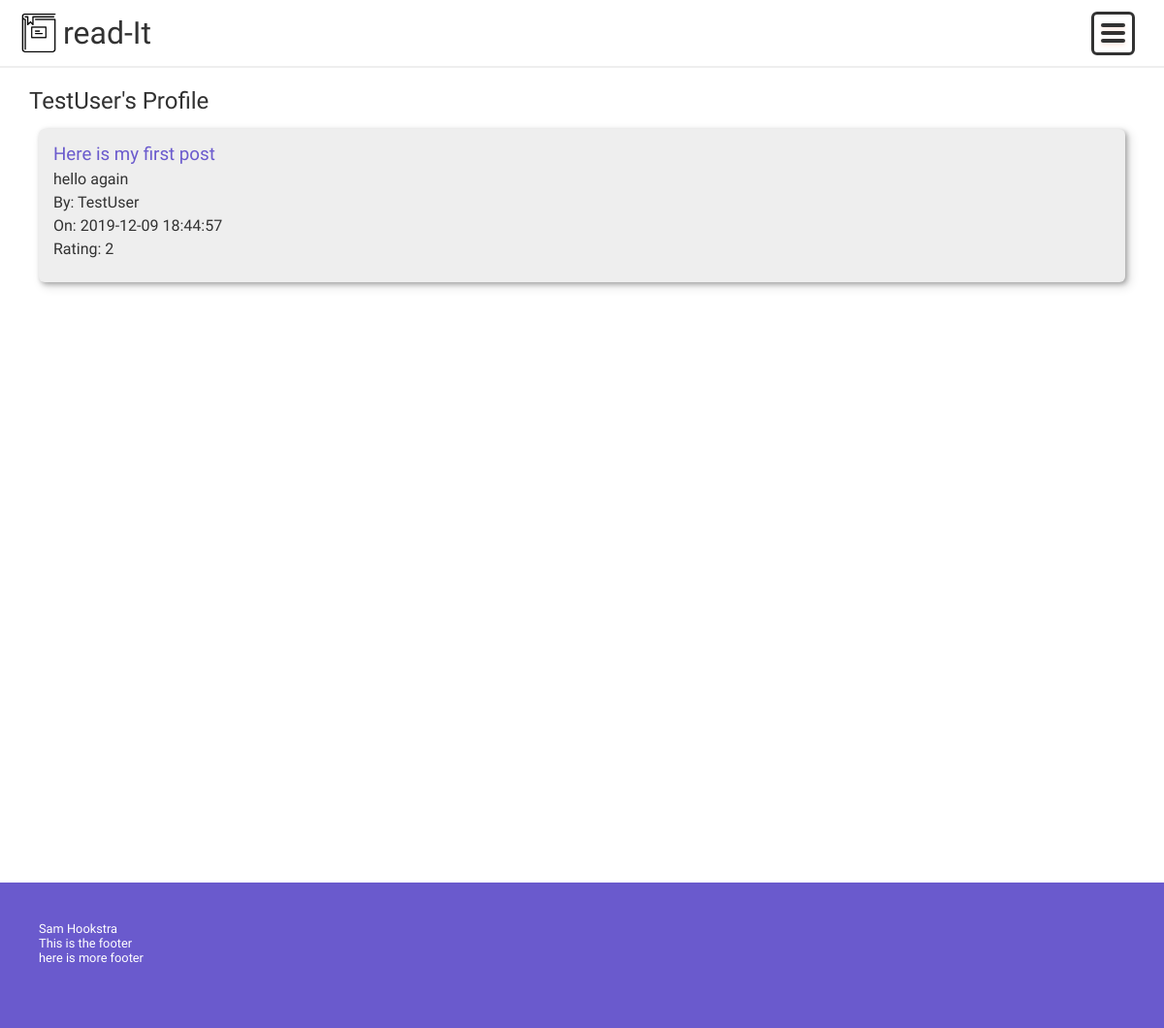
The page /index.php?action=viewUser&userID=38 on the database its author committed.
### tables this page shows
CREATE TABLE `users` (
  `userID` int(11) NOT NULL,
  `username` varchar(32) NOT NULL,
  `email` varchar(64) NOT NULL,
  `password` varchar(128) NOT NULL
);

CREATE TABLE `posts` (
  `postID` int(11) NOT NULL,
  `subredditID` int(11) NOT NULL,
  `userID` int(11) NOT NULL,
  `postTitle` varchar(64) NOT NULL,
  `postContent` varchar(1500) NOT NULL,
  `postTime` datetime NOT NULL DEFAULT CURRENT_TIMESTAMP,
  `rating` int(11) NOT NULL DEFAULT '0'
);

### models/userDA.php (called while the page is built, shortened)
<?php
require_once('models/database.php');
require_once('models/user.php');
class userDA
{
    public static function get_all()
    {
        $db = Database::getDB();
        $queryUsers = 'SELECT * FROM users';
        $statement = $db->prepare($queryUsers);
        $statement->execute();
        $rows = $statement->fetchAll();
        foreach ($rows as $value) {
            $user = new user($value['userID'], $value['username'], $value['email'], $value['password']);
            $users[] = $user;
        }
        return $users;
    }
    public static function getUserByID($userID)
    {
        $db = Database::getDB();
        $queryUser = 'SELECT * FROM users where userID = :userID';
        $statement = $db->prepare($queryUser);
        $statement->bindValue(':userID', $userID);
        $statement->execute();
        $rows = $statement->fetchAll();
        foreach ($rows as $value) {
            $user = new user($value['userID'], $value['username'], $value['email'], $value['password']);
        }
        return $user;
    }
}

### models/user.php (called while the page is built, shortened)
<?php
class user
{
    private $userID, $username, $email, $password;
    public function __construct($userID, $username, $email, $password)
    {
        $this->username = $username;
    }
    public function getUsername()
    {
        return $this->username;
    }
}

### models/posts/postDA.php (called while the page is built, shortened)
<?php
require_once 'models/posts/post.php';
class postDA
{
    public static function get_post_by_userID($userID)
    {
        $db = Database::getDB();
        $queryPosts = 'SELECT * FROM posts WHERE userID = :userID';
        $statement = $db->prepare($queryPosts);
        $statement->bindValue(':userID', $userID);
        $statement->execute();
        $rows = $statement->fetchAll();
        $posts = [];
        foreach ($rows as $value) {
            $post = new post($value['postID'], $value['subredditID'], $value['userID'], $value['postTitle'], $value['postContent'], $value['postTime'], $value['rating']);
            array_push($posts, $post);
        }
        return $posts;
    }
}

### models/posts/post.php (called while the page is built, shortened)
<?php
class post
{
    private $postID, $subredditID, $userID, $postTitle, $postContent, $postTime, $rating;
    public function __construct($postID, $subredditID, $userID, $postTitle, $postContent, $postTime, $rating)
    {
        $this->postID = $postID;
        $this->postTitle = $postTitle;
        $this->postContent = $postContent;
        $this->postTime = $postTime;
        $this->rating = $rating;
    }
    public function getPostID()
    {
        return $this->postID;
    }
    public function getPostTitle()
    {
        return $this->postTitle;
    }
    public function getPostContent()
    {
        return $this->postContent;
    }
    public function getPostTime()
    {
        return $this->postTime;
    }
    public function getRating()
    {
        return $this->rating;
    }
}

### views/viewUser.php (shortened to what this page needs)
<!DOCTYPE html>
<html lang="en">
<?php include_once("views/components/header.php"); ?>
<body>
    <?php include_once("views/components/nav.php"); ?>
    <div class="container">
        <div class="container-main">
            <?php echo '<h2>' . htmlspecialchars($userToView->getUsername()) . '\'s Profile</h1>'; ?>
            <?php if (empty($posts)) { ?>
                <h3>This user has not made any posts yet.</h3>
            <?php } else { ?>
                <div class="posts">
                    <?php foreach ($posts as $post) : ?>
                        <div class="post">
                            <div class="post-content">
                                <h3>
                                    <a href="subredditController.php?action=viewPost&amp;postID=<?php echo $post->getPostID(); ?>">
                                        <?php echo htmlspecialchars($post->getPostTitle()) ?>
                                    </a>
                                </h3>
                                <p><?php echo htmlspecialchars($post->getPostContent()) ?></p>
                                <p><?php echo 'By: ' . htmlspecialchars(userDA::getUserByID($post->getUserID())->getUsername()) ?></p>
                                <p><?php echo 'On: ' . htmlspecialchars($post->getPostTime()) ?></p>
                                <p><?php echo 'Rating: ' . htmlspecialchars($post->getRating()); ?></p>
                            </div>
                        </div>
                    <?php endforeach ?>
                </div>
            <?php } ?>
        </div>
    </div>
    <div class="footer">
        <p>Sam Hookstra</p>
        <p>This is the footer</p>
        <p>here is more footer</p>
    </div>
</body>
</html>

### css/styling.css (style rules this page uses)
*, *:before, *:after { box-sizing: inherit; }
* { margin: 0; padding: 0; font-weight: normal; font-family: "Arimo", Arial, Helvetica, sans-serif; text-decoration: none; outline: none; }
body { height: 100%; }
html { box-sizing: border-box; }
.container { display: flex; width: 95%; margin: 0 auto; min-height: 100vh; justify-content: space-between; margin-bottom: 20px; }
.container-main p, h1, h2, h3, h4 { margin: 10px 0; }
.container-main { flex: 4; margin: 0 10px; border-radius: 8px; color: rgb(50, 50, 50); height: 100%; }
.footer { padding: 40px; height: 150px; width: 100%; background-color: slateblue; color: white; font-size: 0.8em; }
.posts { margin: 0 10px 10px 10px; }
.post { margin: 15px 0 10px 0; background-color: #eee; padding: 15px; border-radius: 6px; box-shadow: 2px 2px 5px 0 rgba(0, 0, 0, 0.3), 4px 4px 10px 2px rgba(0, 0, 0, 0.1); display: flex; transition: box-shadow 350ms; width: 100%; }
.post a { color: slateblue; }
.post-content { display: flex; flex-direction: column; align-items: flex-start; width: 100%; }
.post-content p, h2, h3 { padding: 0; margin: 0; margin-bottom: 5px; }
@media only screen and (max-width: 1200px) { .container { padding: 0; } }
@media only screen and (max-width: 1200px) { .container-main { flex: 1; width: 100%; margin: 0; padding: 0; } }
@media only screen and (max-width: 1200px) { .container-sidebar p, h1, h2 { color: rgb(50, 50, 50); } }
@media only screen and (max-width: 1200px) { .post-content { width: 100%; } }
@media only screen and (max-width: 1200px) { .post { width: 100%; } }

### rows shown on the page
users: username "TestUser"
posts: postTitle "Here is my first post", postContent "hello again", Username "TestUser", postTime "2019-12-09 18:44:57", rating "2"
